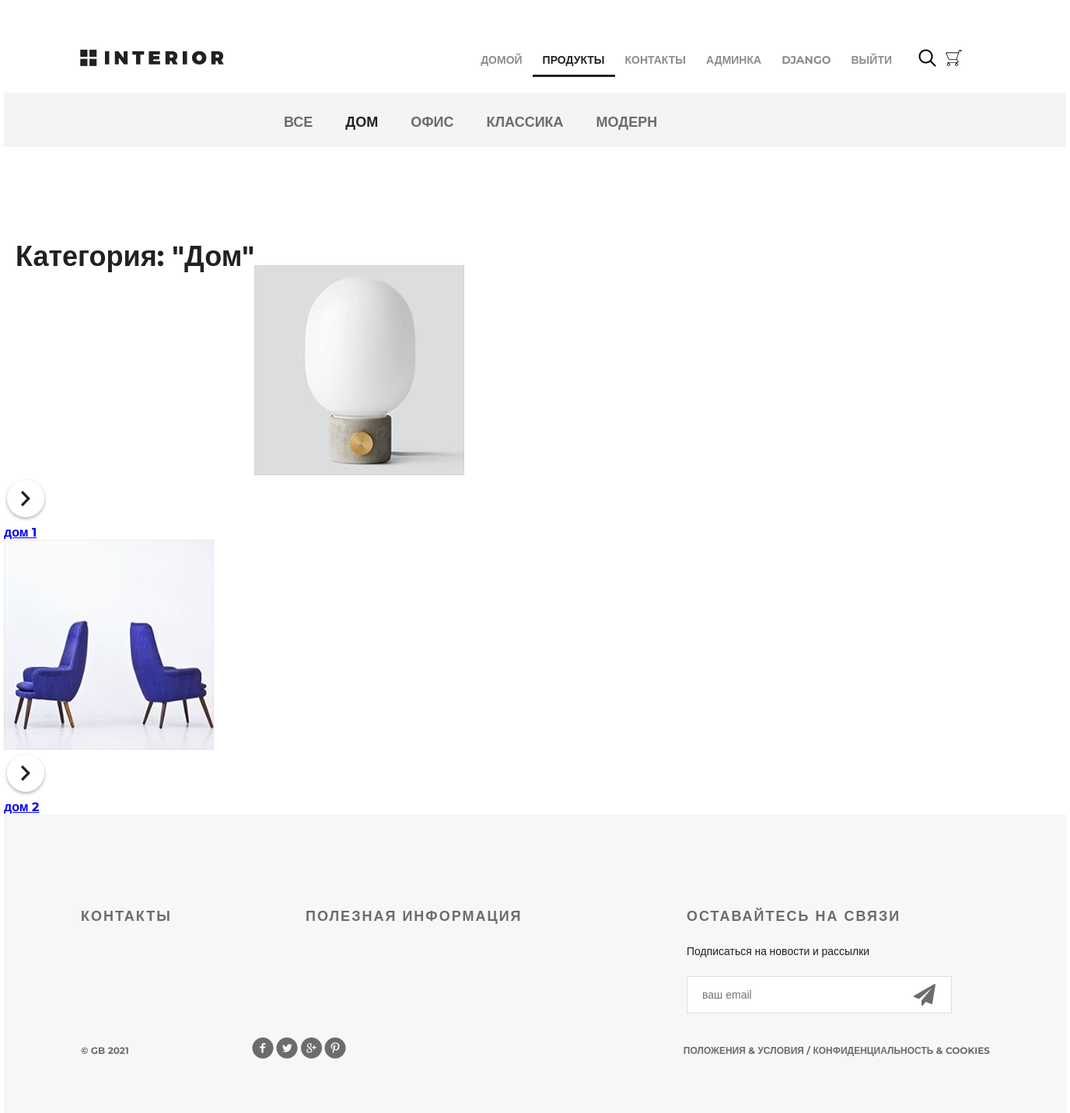
The page /products/category/5/ (signed in) on the database as committed earlier.
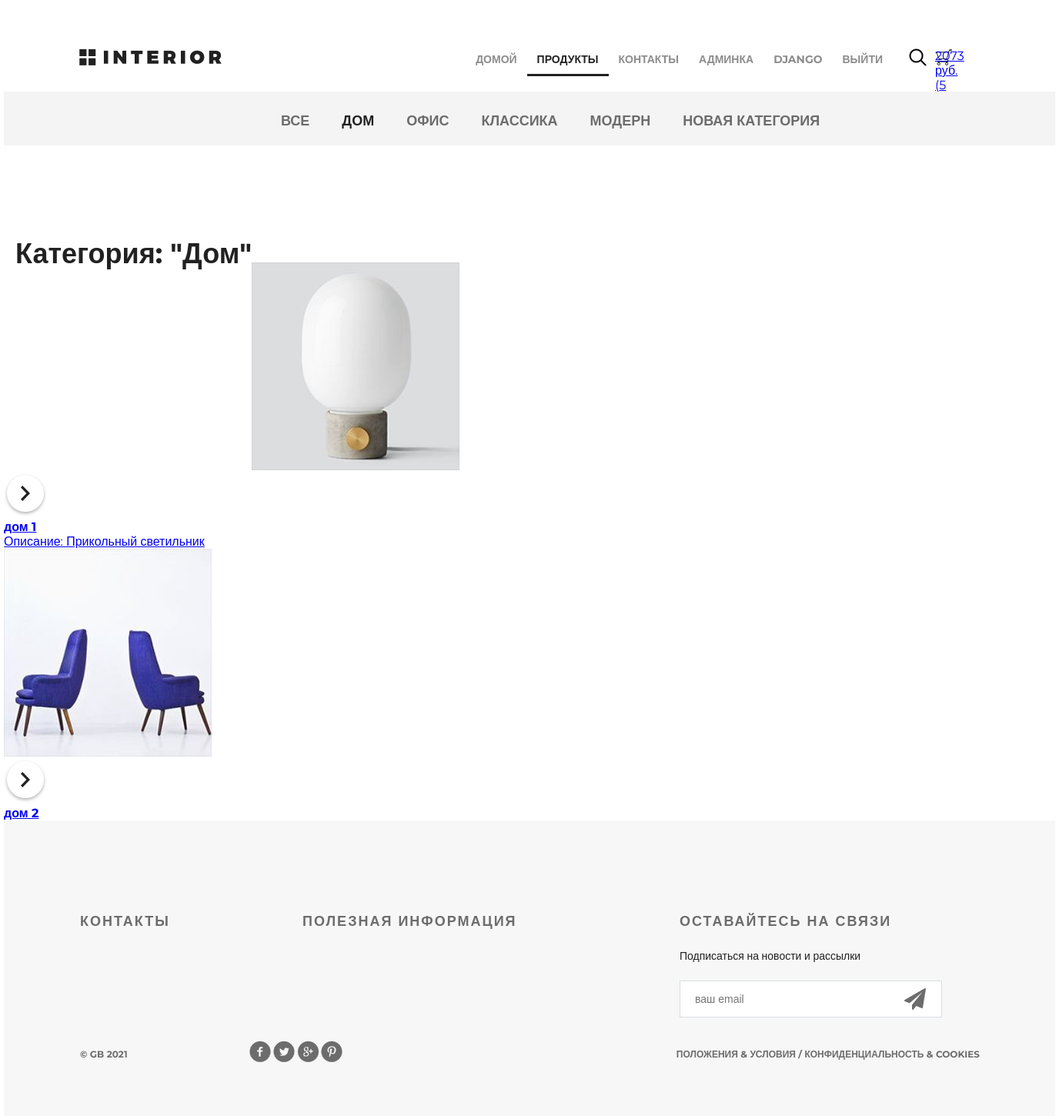
The same page on the database as committed later.
### authapp/models.py (models this page shows)
class ShopUser(AbstractUser):
    avatar = models.ImageField(upload_to='users_avatar', blank=True)
    age = models.PositiveIntegerField(verbose_name='Возраст')

### mainapp/models.py (models this page shows, shortened)
class ProductCategory(models.Model):
    name = models.CharField(verbose_name='имя', max_length=64, unique=True)
    description = models.TextField(verbose_name='описание', blank=True)
    is_active = models.BooleanField(default=True)

class Product(models.Model):
    category = models.ForeignKey(ProductCategory, on_delete=models.CASCADE)
    name = models.CharField(verbose_name='имя продукта', max_length=128)
    image = models.ImageField(upload_to='products_images', blank=True)
    short_desc = models.CharField(verbose_name='краткое описание продукта', max_length=60, blank=True)
    description = models.TextField(verbose_name='описание продукта', blank=True)
    price = models.DecimalField(verbose_name='цена', max_digits=8, decimal_places=2, default=0)
    quantity = models.PositiveIntegerField(verbose_name='количество на складе', default=0)
    is_active = models.BooleanField(default=True)

### basketapp/models.py (models this page shows)
class Basket(models.Model):
    user = models.ForeignKey(settings.AUTH_USER_MODEL, on_delete=models.CASCADE, related_name='basket')
    product = models.ForeignKey(Product, on_delete=models.CASCADE)
    quantity = models.PositiveIntegerField(verbose_name='количество', default=0)
    add_datetime = models.DateTimeField(verbose_name='время', auto_now_add=True)
    @property
    def product_cost(self):
        return self.quantity * self.product.price
    @property
    def total_quantity(self):
        _items = Basket.objects.filter(user=self.user)
        return sum(list(map(lambda x: x.quantity, _items)))
    @property
    def total_cost(self):
        _items = Basket.objects.filter(user=self.user)
        return sum(list(map(lambda x: x.product_cost, _items)))

### mainapp/views.py (the view, shortened to what this page needs)
# urls.py: path('products/', include('mainapp.urls', namespace='products')),
def products(request, pk=None):
    basket = get_basket(request.user)
    hot_product = get_hot_product()
    same_products = get_same_products(hot_product)
    product_menu_links = ProductCategory.objects.all()
    if pk is not None:
        if pk == 0:
            products_list = Product.objects.all().order_by('price')
            categoty_item = {'name': 'все'}
        else:
            categoty_item = get_object_or_404(ProductCategory, pk=pk)
            products_list = Product.objects.filter(category__pk=pk).order_by('price')
        context = {
            'title': 'продукты',
            'main_menu_links': main_menu_links,
            'product_menu_links': product_menu_links,
            'products': products_list,
            'category': categoty_item,
            'basket': basket,
            'hot_product': hot_product,
        }
        return render(request, 'mainapp/products_list.html', context)

### mainapp/views.py (called while the page is built)
def get_basket(user):
    if user.is_authenticated:
        return Basket.objects.filter(user=user)
    return []

def get_hot_product():
    return random.sample(list(Product.objects.all()), 1)[0]

def get_same_products(hot_product):
    same_products = Product.objects.filter(category=hot_product.category).exclude(pk=hot_product.pk)[:3]
    return same_products

### mainapp/templates/mainapp/products_list.html (shortened to what this page needs)
{% extends 'mainapp/base.html' %}
{% load static %}
      {% block menu %}
        <div class="hero-white">
          <div class="header clearfix">
            {% include 'mainapp/includes/inc_main_menu.html' %}
          </div>
        </div>
      {% endblock %}
      {% block content %}
        <div class="details">
          <div class="links clearfix">
            {% include 'mainapp/includes/inc_categories_menu.html' %}
          </div>
          <div class="products_list">
            <div class="title clearfix">
              <h2>
                Категория: "{{ category.name|title }}"
              </h2>
            </div>
            <div class="category-products clearfix">
              {% for product in products %}
                <div class="block">
                  <a href="{% url 'mainapp:product' product.pk %}">
                    <img src="/media/{{ product.image }}" alt="product">
                    <div class="text">
                      <img src="{% static 'img/icon-hover.png' %}" alt="hover">
                        <h4>{{ product.name }}</h4>
                        <p>{{ product.description }}</p>
                    </div>
                  </a>
                </div>
              {% endfor %}
            </div>
          </div>
        </div>
        <div class="clr"></div>
      {% endblock %}

### mainapp/templates/mainapp/base.html (shortened to what this page needs)
{% load static %}
<!DOCTYPE html>
<html>
<head>
    {% block css %}
        <link rel="stylesheet" type="text/css" href="{% static 'css/style.css' %}">
        <link rel="stylesheet" href="{% static 'fonts/font-awesome/css/font-awesome.css' %}">
    {% endblock %}
</head>
<body>
	<div class="container">
		{% block menu %}
        {% endblock %}
        {% block content %}
        {% endblock %}
	</div>
    {% block footer %}
        <div class="footer">
            <div class="clearfix">
                <div class="text-footer">
                    <h3>контакты</h3>
                </div>
                <div class="text-footer">
                    <h3>полезная информация</h3>
                </div>
                <div class="text-footer clearfix">
                    <h3>Оставайтесь на связи</h3>
                    <p>Подписаться на новости и рассылки</p>
                    <form>
                        <input type="email" name="email" placeholder="ваш email">
                        <a href="#"><i class="fa fa-paper-plane fa-2x" aria-hidden="true"></i></a>
                    </form>
                </div>
            </div>
            <p class="small">&copy; GB {% now "Y" %}</p>
            <div class="social">
                <a href="#" class="social1"></a>
                <a href="#" class="social2"></a>
                <a href="#" class="social3"></a>
                <a href="#" class="social4"></a>
            </div>
            <p class="small">Положения &amp; Условия  /  Конфиденциальность &amp; Cookies</p>
        </div>
    {% endblock %}
</body>
</html>

### mainapp/templates/mainapp/includes/inc_main_menu.html (shortened to what this page needs)
<a href="{% url 'home' %}" class="logo"></a>
<ul class="menu">
	<li>
		<a href="{% url 'home' %}"
			class="">
			домой
		</a>
	</li>
	<li>
		<a href="{% url 'products:index' %}"
			class="{% if request.resolver_match.namespace == 'products' %}
				active
				{% endif %}">
			продукты
		</a>
	</li>
	<li>
		<a href="{% url 'contact' %}"
			class="">
			контакты
		</a>
	</li>
	{% if user.is_superuser %}
		<li><a href="{% url 'adminapp:user_list' %}">Админка</a></li>
	{% endif %}
	{% if user.is_authenticated %}
		<li><a href="{% url 'auth:edit' %}">{{ user.first_name|default:"Пользователь" }}</a></li>
		<li><a href="{% url 'auth:logout' %}">выйти</a></li>
	{% else %}
		<li><a href="{% url 'auth:register' %}">Регистрация</a></li>
		<li><a href="{% url 'auth:login' %}">войти</a></li>
	{% endif %}
</ul>
<a href="#" class="search"></a>
<a href="{% url 'basket:view' %}" class="basket">
	<span>
		{% if basket %}
			{{ basket.0.total_cost|floatformat:0 }} руб.
			({{ basket.0.total_quantity }} шт.)
		{% endif %}
	</span>
</a>

### mainapp/templates/mainapp/includes/inc_categories_menu.html (shortened to what this page needs)
<ul class="links-menu">
	<li>
		<a href="{% url 'products:category' 0 %}"
			class="">
			Все
		</a>
	</li>
	{% for link in product_menu_links %}
		{% if link.is_active %}
			<li>
				<a href="{% url 'products:category' link.pk %}"
					class="{% if request.resolver_match.kwargs.pk|add:'0' == link.pk %}
						active
						{% endif %}">
					{{ link.name }}
				</a>
			</li>
		{% endif %}
	{% endfor %}
</ul>

### static/css/style.css (style rules this page uses)
* { margin: 0; padding: 0; }
body { font-family: 'Montserrat', sans-serif; }
html, body { height: 100%; }
.clr { height: 384px; }
.container { width: 1366px; margin: 0 auto; min-height: 100%; }
.logo { background-image: url(/static/img/logo.png); margin-top: 63px; width: 185px; height: 22px; float: left; }
.menu { list-style-type: none; margin-top: 67px; float: right; }
.menu li { float: left; }
.menu a { color: #8c8c8c; font-size: 14px; font-weight: 700; text-align: right; text-transform: uppercase; text-decoration: none; padding: 10px 13px; }
.menu .active { color: #212121; font-weight: 700; border-bottom: 3px solid #212121; }
.search { display: block; width: 23px; height: 23px; background-image: url(/static/img/search.png); position: absolute; top: 63px; left: 1176px; }
.basket { display: block; width: 23px; height: 23px; background-image: url(/static/img/basket.png); position: absolute; top: 63px; left: 1210px; }
.clearfix:after { content: ""; display: block; clear: both; }
.title { height: 152px; margin-right: 15px; }
.title h2 { float: left; margin-top: 118px; color: #212121; font-size: 36px; font-weight: 700; text-align: left; margin-left: 15px; }
.footer { height: 384px; width: 1169px; background-color: #f7f7f7; padding-left: 99px; padding-right: 98px; margin: -384px auto 0; clear: both; }
.footer form { position: relative; }
.footer form a i { display: block; width: 21px; height: 21px; position: absolute; z-index: 2; top: 10px; right: 50px; color: #6c6c6c; }
.text-footer { margin-top: 120px; width: 221px; float: left; margin-right: 68px; }
.text-footer:last-child { margin-right: 0; }
.text-footer h3 { text-transform: uppercase; color: #6c6c6c; font-size: 18px; font-weight: 700; text-align: left; margin-bottom: 22px; letter-spacing: 2px; }
.text-footer p { color: #212121; font-size: 14px; font-weight: 300; line-height: 24px; text-align: left; margin-bottom: 20px; }
.text-footer a { text-decoration: none; text-transform: uppercase; color: #212121; font-size: 14px; font-weight: 700; line-height: 26px; text-align: left; }
.text-footer:nth-child(2) { width: 422px; }
.text-footer:nth-child(3) { width: 363px; }
.text-footer input { border-width: 1px; border-color: #d9dee1; border-style: solid; background-color: #ffffff; width: 250px; height: 46px; outline: none; color: #6c6c6c; font-size: 14px; font-weight: 300; line-height: 22px; text-align: left; padding-left: 19px; padding-right: 70px; }
.footer .small { text-transform: uppercase; float: left; color: #6c6c6c; font-size: 12px; font-weight: 700; line-height: 26px; text-align: left; margin-top: 35px; }
.social { height: 28px; width: 121px; float: left; margin-left: 158px; margin-top: 30px; }
.social1 { background: url(/static/img/social-links.png); height: 28px; width: 28px; float: left; }
.social2 { background: url(/static/img/social-links.png); background-position: -34px 0px; height: 28px; width: 28px; float: left; margin-left: 3px; }
.social3 { background: url(/static/img/social-links.png); background-position: -67px 0px; height: 28px; width: 28px; float: left; margin-left: 3px; }
.social4 { background: url(/static/img/social-links.png); background-position: -101px 0px; height: 28px; width: 28px; float: left; margin-left: 3px; }
.footer .small:nth-child(4) { float: right; }
.hero-white { background-color: #fff; height: 119px; padding-left: 98px; padding-right: 211px; position: relative; }
.links { height: 70px; background-color: #f4f4f4; position: relative; padding-left: 360px; }
.links-menu { margin: 27px auto 0px; position: absolute; }
.links-menu li { float: left; list-style-type: none; padding-right: 42px; }
.links-menu li a { text-decoration: none; color: #6c6c6c; font-size: 18px; font-weight: 700; text-transform: uppercase; }
.links-menu .active { color: #212121; font-size: 18px; font-weight: 700; }

Rows that differ between the two databases and show on the page:
added Basket: user+quantity+product "2073", user+quantity "5"
added ProductCategory: name "НОВАЯ КАТЕГОРИЯ"
changed Product "дом 1": description (not shown) → "Описание: Прикольный светильник"
Other text that changed with them:
text now shown: "руб. ("
